Frame 1 (no input): blank canvas, image omitted
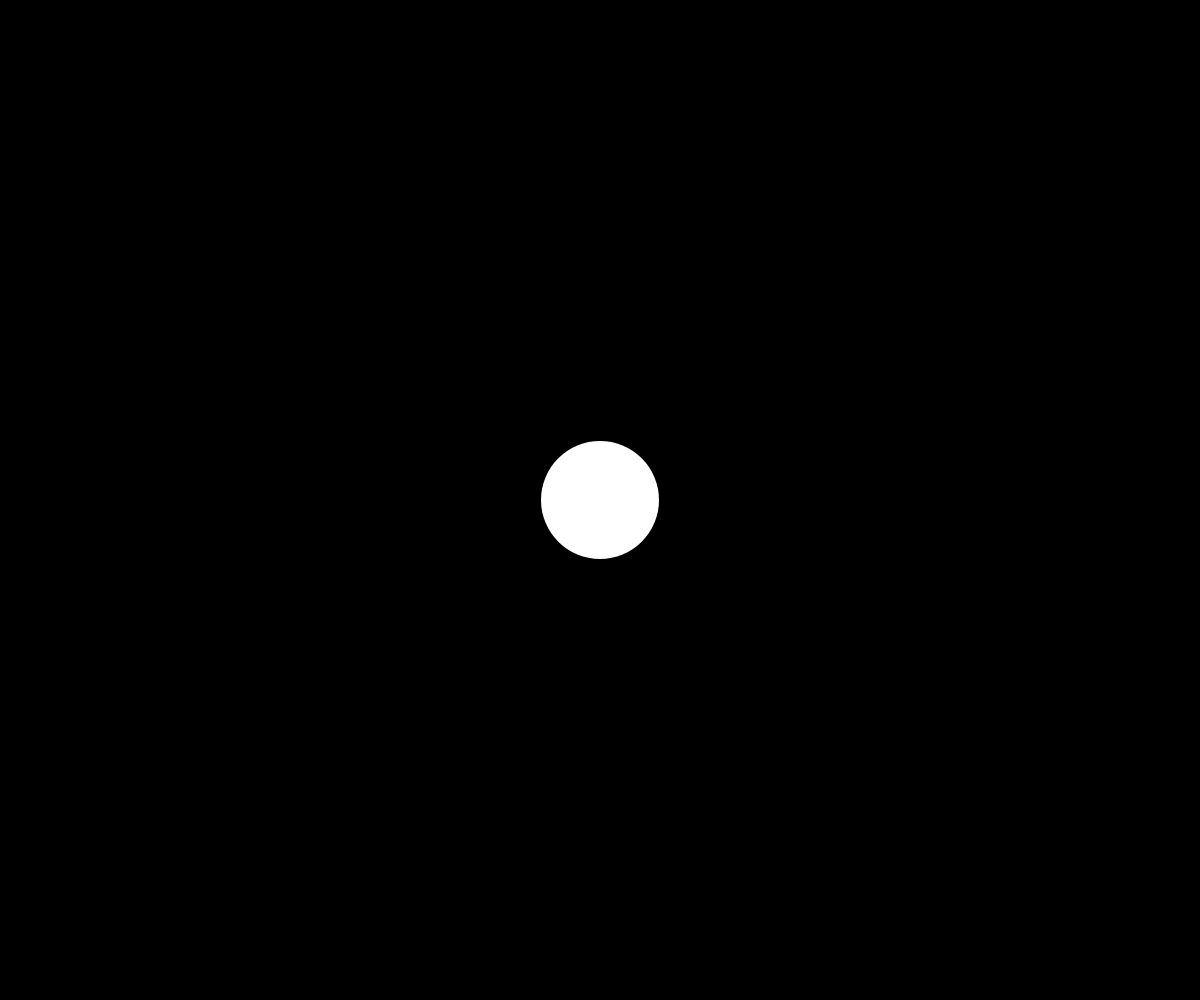
Frame 60 (no input)
Frame 120 (the mouse pressed at the canvas centre since frame 60): identical to frame 60, image omitted

The p5.js sketch that drew this single still picture (run headless with seeded random() and noise() and a simulated clock; from frame 60 on, the mouse is pressed at the canvas centre):

// p5.js sketch
// ── sketch.js
// Make Your Own (Growing Circle Exercise)
// Code! Programming with p5.js
// The Coding Train / Daniel Shiffman
// https://thecodingtrain.com/beginners/p5js/2.2-make-your-own.html
// https://youtu.be/dRhXIIFp-ys

// Make Your Own Variable: https://editor.p5js.org/codingtrain/sketches/xPXNdPy17
// Growing Circle Exercise: https://editor.p5js.org/codingtrain/sketches/ehbMJ-otC

let circleR = 0;

function setup() {
  createCanvas(windowWidth, windowHeight);
}

function mousePressed() {
  circleR = 0;
}

function draw() {
  background(0);
  noStroke();
  fill(255);
  circle(width/2, height/2, circleR*2);
  circleR = circleR + 1;
}
